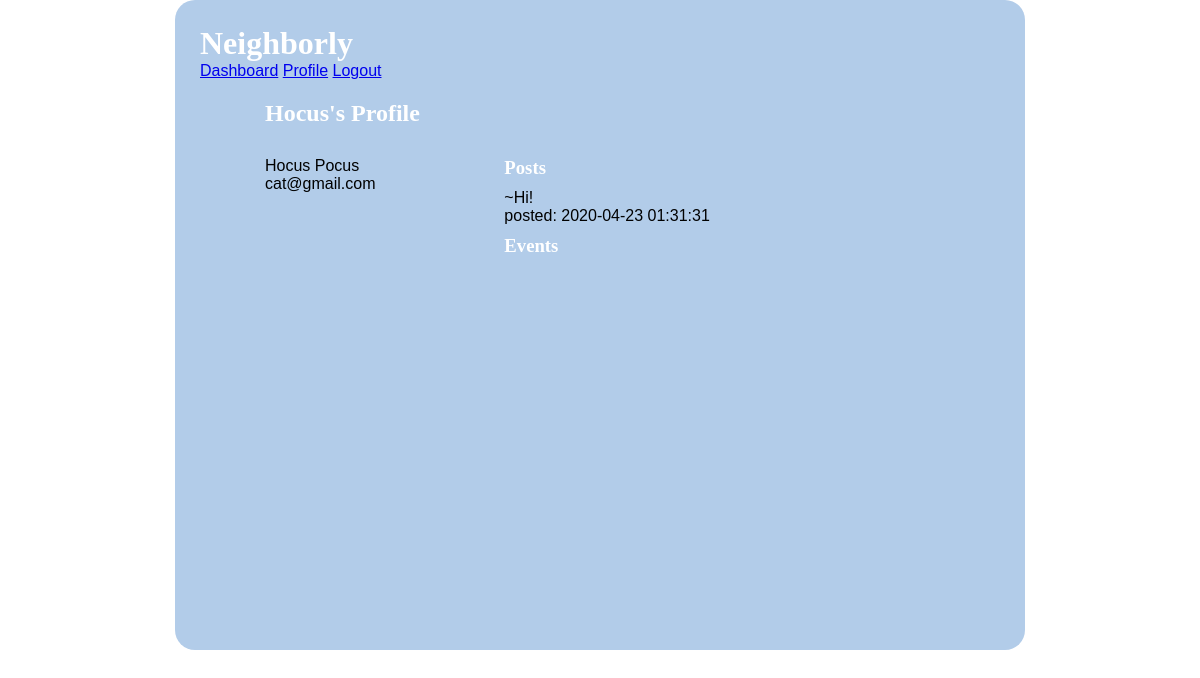
Before: /user_profile (signed in) with the older database file.
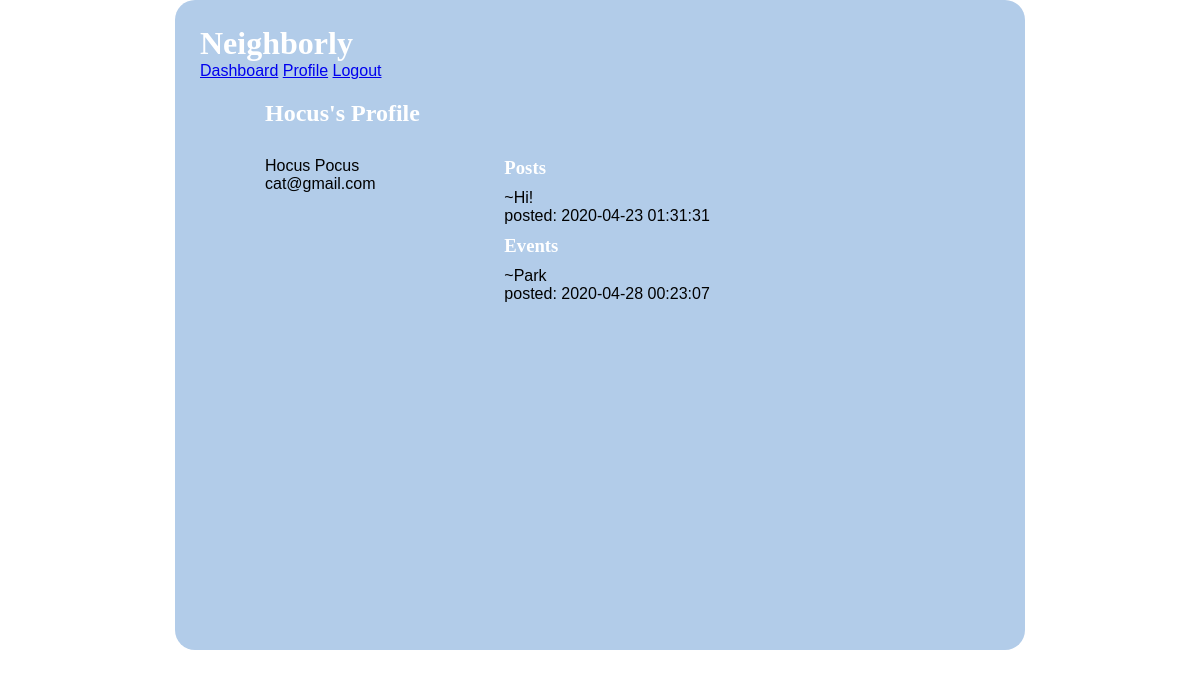
After: the same page with the newer database file.
### models.py (models this page shows, shortened)
class User(db.Model):
    __tablename__ = "users"
    id = db.Column(db.Integer, primary_key=True)
    first_name = db.Column(db.String(45))
    last_name = db.Column(db.String(45))
    email = db.Column(db.String(255))
    address_id = db.Column(db.Integer, db.ForeignKey('addresses.id', ondelete='cascade'))
    address = db.relationship('Address', foreign_keys=[address_id])
    password_hash=db.Column(db.String(255))
    posts_this_user_likes = db.relationship('Post', secondary=likes_table, passive_deletes=True)
    all_post = db.relationship('Post', back_populates="user", cascade="all, delete, delete-orphan")
    all_event = db.relationship('Event', back_populates="user", cascade="all, delete, delete-orphan")
    created_at = db.Column(db.DateTime, server_default = func.now())
    updated_at = db.Column(db.DateTime, server_default = func.now(), onupdate = func.now())

class Post(db.Model):
    __tablename__ = "posts"
    id = db.Column(db.Integer, primary_key=True)
    message = db.Column(db.String(255))
    user_id = db.Column(db.Integer, db.ForeignKey('users.id', ondelete='cascade'))
    user = db.relationship('User', foreign_keys=[user_id])
    users_who_like_this_post = db.relationship('User', secondary=likes_table, passive_deletes=True)
    created_at = db.Column(db.DateTime, server_default = func.now())
    updated_at = db.Column(db.DateTime, server_default = func.now(), onupdate = func.now())

class Event(db.Model):
    __tablename__ = "events"
    id = db.Column(db.Integer, primary_key=True)
    title = db.Column(db.String(100))
    description = db.Column(db.String(255))
    date = db.Column(db.String(45))
    time = db.Column(db.String(45))
    user_id = db.Column(db.Integer, db.ForeignKey('users.id', ondelete='cascade'))
    user = db.relationship('User', foreign_keys=[user_id])
    location_id = db.Column(db.Integer, db.ForeignKey('event_locations.id', ondelete='cascade'))
    location = db.relationship('Event_location', foreign_keys=[location_id])
    all_comment = db.relationship('Event_comment', back_populates="event", cascade="all, delete, delete-orphan")
    created_at = db.Column(db.DateTime, server_default = func.now())
    updated_at = db.Column(db.DateTime, server_default = func.now(), onupdate = func.now())

### controller.py (the view)
def user_profile():
    if 'user_id' not in session:
        return redirect("/")
    cur_user = User.query.filter_by(id=session['user_id'])
    post_history = Post.query.filter_by(user_id= session['user_id'])
    event_history = Event.query.filter_by(user_id = session['user_id'])
    return render_template("user_profile.html", all_users = cur_user, all_posts = post_history, all_events = event_history)

### templates/user_profile.html (shortened to what this page needs)
<!DOCTYPE html>
<html lang="en">
<head>
    <link rel="stylesheet" type="text/css" href="{{ url_for('static', filename='style1.css') }}">
</head>
<body>
    <div class="container">
        <h1>Neighborly</h1>
        <div class="navigation">
            <a href="/dashboard">Dashboard</a>
            <a href="/user_profile">Profile</a>
            <a href="/logout">Logout</a>
        </div>
        <div class="user_info">
            {% for cur_user in all_users %}
            <h2>{{cur_user.first_name}}'s Profile</h2>
            {% endfor %}
            <ul>
                {% for cur_user in all_users %}
                <li>{{cur_user.first_name}} {{cur_user.last_name}}
                    <p>{{cur_user.email}}</p>
                </li>
                {% endfor %}
            </ul>
        </div>
        <div class="user_info">
            <ul>
                <li><h3>Posts</h3></li>
                {% for history in all_posts %}
                <li>~{{history.message}}
                    <p>posted: {{history.created_at}} </p>
                </li>
                {% endfor %}
                <li><h3>Events</h3></li>
                {% for history in all_events %}
                <li>~{{history.title}}
                    <p>posted: {{history.created_at}}</p>
                </li>
                {% endfor %}
            </ul>
        </div>
    </div>
</body>
</html>

Changed rows visible on the page:
added Event: title "Park", created_at "2020-04-28 00:23:07"
